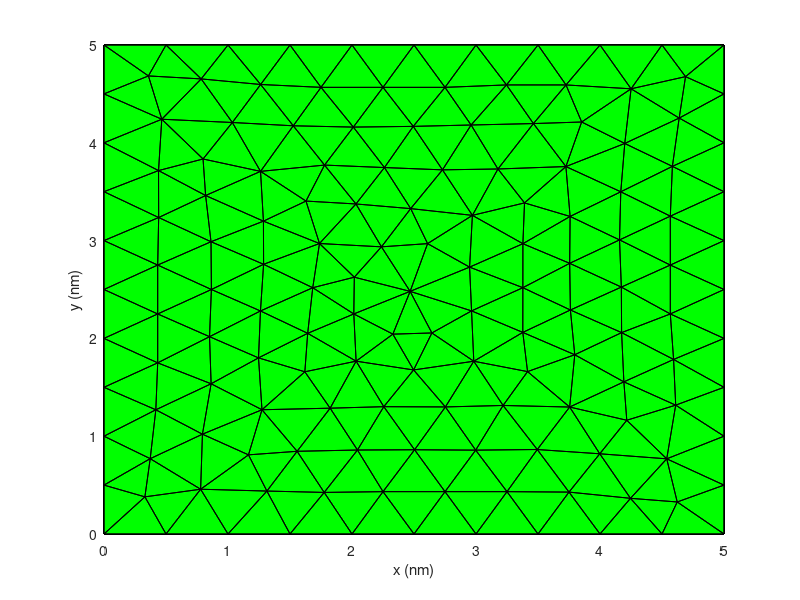

This figure's MATLAB source: (Note: this script raises an error after producing the figure.)
%     %% RUNNER UNTUK 1-POINT

clearvars
% tStart = tic;
load square_5nm

figure()
patch('Vertices',p,'Faces',t,'FaceColor','g','EdgeColor','k');
for m=1:length(t)
    N=t(m,1:3);
    X(:,m) = p(N,1)*10^9;
    Y(:,m) = p(N,2)*10^9;
    Z(:,m) = p(N,3)*10^9;
end
rotate3d
xlabel('x (nm)')
ylabel('y (nm)')
zlabel('z (nm)')

Triangulation
SingularSpecial
SingularClose2_vect
% Surf_current_vectorized
farfield_optical_constants
% 
% field_farfield
%
